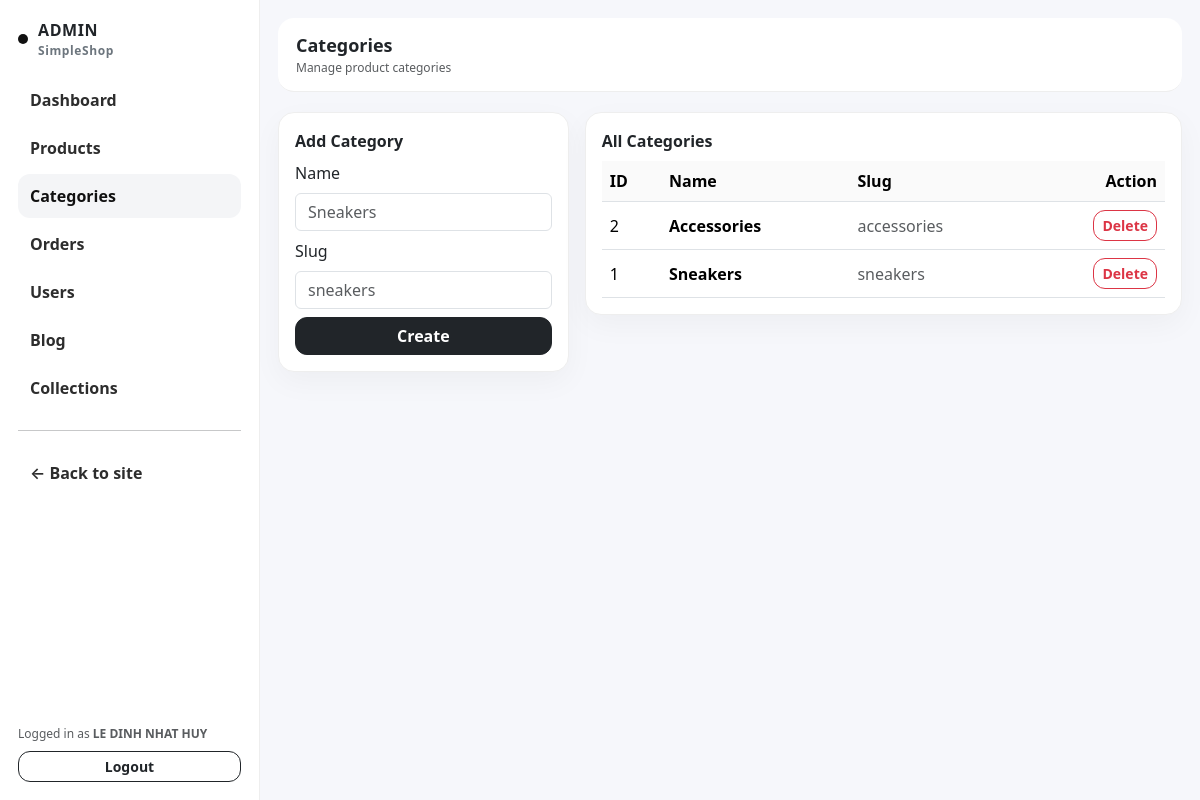
Before: /admin/categories.php (signed in) with the older database file.
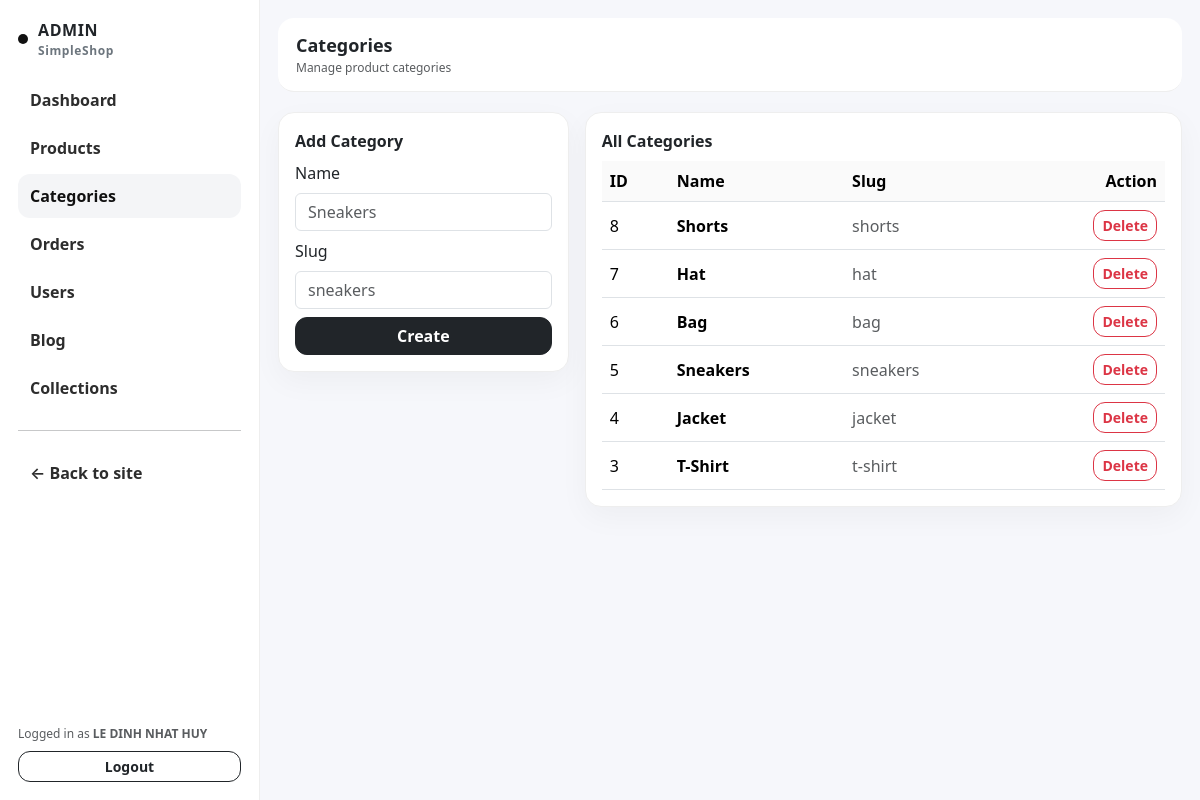
After: the same page with the newer database file.
### tables this page shows
CREATE TABLE `categories` (
  `id` bigint(20) UNSIGNED NOT NULL,
  `name` varchar(120) NOT NULL,
  `slug` varchar(150) NOT NULL,
  `created_at` datetime DEFAULT current_timestamp()
);

### core/helpers.php (called while the page is built, shortened)
<?php
function e(string $s): string {
  return htmlspecialchars($s, ENT_QUOTES, 'UTF-8');
}

### core/db.php (called while the page is built, shortened)
<?php
function db(): PDO {
  static $pdo = null;
  if ($pdo) return $pdo;
  $dsn = "mysql:host=" . DB_HOST . ";dbname=" . DB_NAME . ";charset=utf8mb4";
  $pdo = new PDO($dsn, DB_USER, DB_PASS, [
    PDO::ATTR_ERRMODE => PDO::ERRMODE_EXCEPTION,
    PDO::ATTR_DEFAULT_FETCH_MODE => PDO::FETCH_ASSOC,
  ]);
  return $pdo;
}

### admin/categories.php (the view, shortened to what this page needs)
<?php
require_once __DIR__ . '/partials/header.php';
require_once __DIR__ . '/partials/sidebar.php';
$name = '';
$slug = '';
$cats = db()->query("SELECT * FROM categories ORDER BY id DESC")->fetchAll();
?>
<div class="admin-content">
  <div class="admin-topbar d-flex justify-content-between align-items-center">
    <div>
      <div style="font-weight:900;font-size:18px;">Categories</div>
      <div class="text-muted" style="font-size:12px;">Manage product categories</div>
    </div>
  </div>
  <div class="row g-3 mt-1">
    <div class="col-md-4">
      <div class="cardx p-3">
        <div style="font-weight:900;" class="mb-2">Add Category</div>
        <form method="post" class="d-grid gap-2">
          <div>
            <label class="form-label">Name</label>
            <input class="form-control" name="name" value="<?= e($name) ?>" placeholder="Sneakers">
          </div>
          <div>
            <label class="form-label">Slug</label>
            <input class="form-control" name="slug" value="<?= e($slug) ?>" placeholder="sneakers">
          </div>
          <button class="btn btn-dark btn-ceo">Create</button>
        </form>
      </div>
    </div>
    <div class="col-md-8">
      <div class="cardx p-3">
        <div style="font-weight:900;" class="mb-2">All Categories</div>
        <div class="table-responsive">
          <table class="table table-hover align-middle mb-0">
            <thead><tr><th>ID</th><th>Name</th><th>Slug</th><th class="text-end">Action</th></tr></thead>
            <tbody>
              <?php foreach($cats as $c): ?>
                <tr>
                  <td><?= (int)$c['id'] ?></td>
                  <td class="fw-semibold"><?= e($c['name']) ?></td>
                  <td class="text-muted"><?= e($c['slug']) ?></td>
                  <td class="text-end">
                    <form method="post" class="d-inline" onsubmit="return confirm('Delete this category?');">
                      <button class="btn btn-outline-danger btn-sm btn-ceo">Delete</button>
                    </form>
                  </td>
                </tr>
              <?php endforeach; ?>
            </tbody>
          </table>
        </div>
      </div>
    </div>
  </div>
</div>
<?php require_once __DIR__ . '/partials/footer.php'; ?>

Changed rows visible on the page:
removed categories: id "2", name "Accessories", slug "accessories"
removed categories: id "1", name "Sneakers", slug "sneakers"
added categories: id "8", name "Shorts", slug "shorts"
added categories: id "7", name "Hat", slug "hat"
added categories: id "6", name "Bag", slug "bag"
added categories: id "5", name "Sneakers", slug "sneakers"
added categories: id "4", name "Jacket", slug "jacket"
added categories: id "3", name "T-Shirt", slug "t-shirt"
